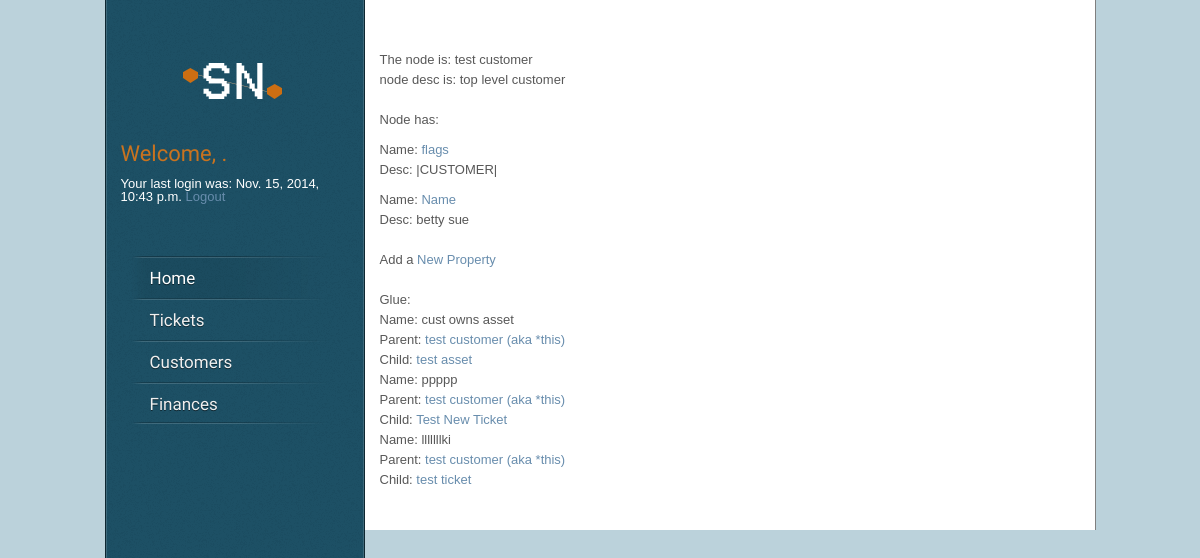
The page /ops/customer/detail/9/ (signed in) on the database as committed earlier.
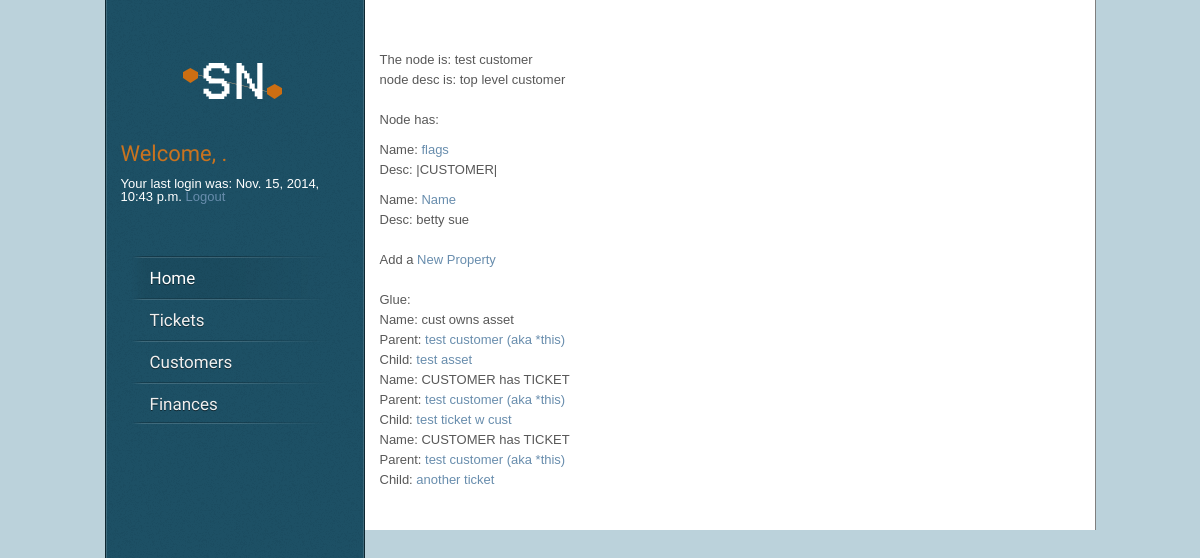
The same page on the database as committed later.
### core/models.py (models this page shows, shortened)
class Node(models.Model):
    parent = models.ForeignKey("self", blank=True, null=True)
    name = models.CharField(max_length=160)
    desc = models.TextField(max_length=1600)
    date_created = models.DateTimeField('date created',auto_now_add=True)
    date_updated = models.DateTimeField('date updated',auto_now=True)

class Glue(models.Model):
    parent = models.ForeignKey("Node", related_name="node_parent")
    child = models.ForeignKey("Node", related_name="node_child")
    name = models.CharField(max_length=160)
    date_created = models.DateTimeField('date created',auto_now_add=True)
    date_updated = models.DateTimeField('date updated',auto_now=True)

### ops/views.py (the view)
# urls.py: url(r'^customer/detail/(?P<node_id>\d+)/$', views.node_page, name='node_page'),
def node_page(request, node_id):
    node = get_object_or_404(Node, pk=node_id)
    return render(request, 'core/detail.html', {'node': node})

### core/templates/core/detail.html (shortened to what this page needs)
{% extends "core/base.html" %}
{% block content %}
{% load static %}
{% load staticfiles %}
	<p>The node is: {{ node.name }}<BR>
	node desc is: {{ node.desc }}</p>
	<p>Node has:
	<BR>
	{%for child in node.node_set.all%}
	<BR>
		Name: <a href="../{{child.pk}}">{{child.name}}</a><BR>
		Desc: {{child.desc}}<BR>
	{%endfor%}
	<Br><BR>
	Add a <a href="new_sub_node/">New Property</a>
	</p>
	<p>
	Glue:<BR>
	{%for glue in node.node_parent.all%}
		Name: {{glue.name}}<BR>
		Parent: <a href="../{{glue.parent.pk}}">{{glue.parent.name}} (aka *this)</a><BR>
		Child: <a href="../{{glue.child.pk}}">{{glue.child.name}}</a><BR>
	{%endfor%}
	</p>
	{%endblock%}

### core/templates/core/base.html (shortened to what this page needs)
{% load staticfiles %}
{% load static %}
<html lang="en-US">
  <head>
	<link rel="stylesheet" type="text/css" href="{% static 'core/css/style.css' %}" />
  </head>
  <!DOCTYPE HTML>
</head>
<body>
<div id="wrapper">
	<div id="sidebar">
		 <div id="logo"><a href="/"><img src="/static/core/images/logo.png" alt="Snapnode" /></a></div>
        <div id="log-box">
        {% if user.is_authenticated %}
            <h1><font color="#c9731f">Welcome, {{ user.first_name }}.</font></h1>
            Your last login was: {{ user.last_login}}
            <a href="/core/logout/">Logout</a>
        {%elif  display_type == "Login" %}
        {% else %}
            <h1><font color="#c9731f">Welcome, Guest!</font></h1>
            <p>Please ..
                <a href="/core/register/" id="id_register">|Register|</a> or
                <a href="/core/login/" id="id_login">|Login|</a>
            </p>
        {% endif %}</div>
    <div id="menu" class="menu-v">
      <ul>
        <li><a href="/" class="active">Home</a>
        </li>
        <li><a href="/ticket/">Tickets</a>
        </li>
        <li><a href="/ops/">Customers</a>
        </li>
        <li><a href="/finance/">Finances</a>
        </li>
      </ul>
    </div>
	</div>
        <div id="content">
            <BR>
            {% if user.is_authenticated or  display_type == "Register" %}
                {% block content %}
                {% endblock %}
            {% endif %}
        </div>
</div>
</body>
</html>

### core/static/core/css/style.css (style rules this page uses)
html, body, div, span, applet, object, iframe, h1, h2, h3, h4, h5, h6, p, blockquote, pre, a, acronym, address, big, cite, code, del, dfn, em, font, img, ins, kbd, q, s, samp, small, strike, strong, tt, var, b, u, i, center, dl, dt, dd, ol, ul, li, fieldset, form, label, legend { margin:0; padding:0; border:0; outline:0; font-size:100%; vertical-align:baseline; background:transparent }
body { line-height:1 }
ol, ul { list-style:none }
html, body { height: 100%; }
body { background-color: #bbd2db; font-family:Arial, sans-serif; font-size: 13px; color: #585858; }
p { line-height: 20px; margin-bottom: 20px; }
a { color: #688dad; text-decoration: none; }
h1, h2, h3, h4, h5, h6 { font-family: 'Amaranth', sans-serif; color: #4a4a4a; font-weight: normal; margin: 0 0 10px 0; }
h1 { font-size: 22px; line-height: 26px; }
img { display: block; }
ul { line-height: 20px; margin-bottom: 20px; }
ul li { background: transparent url(/static/pagetest/images/bullet.png) left 8px no-repeat; padding-left: 15px; }
#log-box { float: center; padding: 15px 15px 13px 15px; color: #ffffff; }
#wrapper { background-color: #FFFFFF; width: 990px; margin: 0 auto; overflow: hidden; border-right: 1px solid rgba(0, 0, 0, 0.50); }
#content { width: 700px; float: right; padding: 40px 15px 20px 0; }
#sidebar { width: 258px; background: #1d5065 url(/static/pagetest/images/noize.png) repeat 100% 0; -webkit-box-shadow: inset 0px 0px 0px 1px rgba(255, 255, 255, 0.15); -moz-box-shadow: inset 0px 0px 0px 1px rgba(255, 255, 255, 0.15); box-shadow: inset 0px 0px 0px 1px rgba(255, 255, 255, 0.15); border-left: 1px solid rgba(0, 0, 0, 0.50); border-right: 1px solid rgba(0, 0, 0, 0.50); float: left; position: fixed; margin-top: -1px; z-index: 100; }
#logo { text-align: center; padding: 40px 32px 0 32px; }
#logo a { border: none; }
#logo img { display: inline; }
#menu { float: left; text-align: left; font-family: 'Amaranth', sans-serif; font-size: 17px; margin-top: 40px; margin-bottom: 50px; position: relative; z-index: 100; padding: 0 0 0 24px; text-shadow: 0px 1px 0px rgba(0, 0, 0, 0.5); }
.menu-v ul { margin: 0; padding: 0; list-style-type: none; width: 200px; background: transparent url(/static/pagetest/images/menu-line.png) no-repeat center bottom; }
.menu-v ul li { position: relative; padding-right: 5px; background: transparent url(/static/pagetest/images/menu-line.png) no-repeat center top; padding: 0; }
.menu-v ul li a { display: block; color: white; text-decoration: none; padding: 12px 0 10px 20px; padding-right: 17px; background: transparent; color: #f0f0f0; text-decoration: none; border: none; }
.menu-v ul li a.active, .menu-v ul li a.selected, .menu-v ul li a:hover { text-decoration: none; background: transparent url(/static/pagetest/images/menu-hover.png) repeat-y left top; color: #fff; }

Rows that differ between the two databases and show on the page:
removed Glue: name "ppppp", parent.name "test customer", child.name "Test New Ticket"
removed Glue: name "lllllllki", parent.name "test customer", child.name "test ticket"
added Glue: name "CUSTOMER has TICKET", parent.name "test customer", child.name "test ticket w cust"
added Glue: name "CUSTOMER has TICKET", parent.name "test customer", child.name "another ticket"
